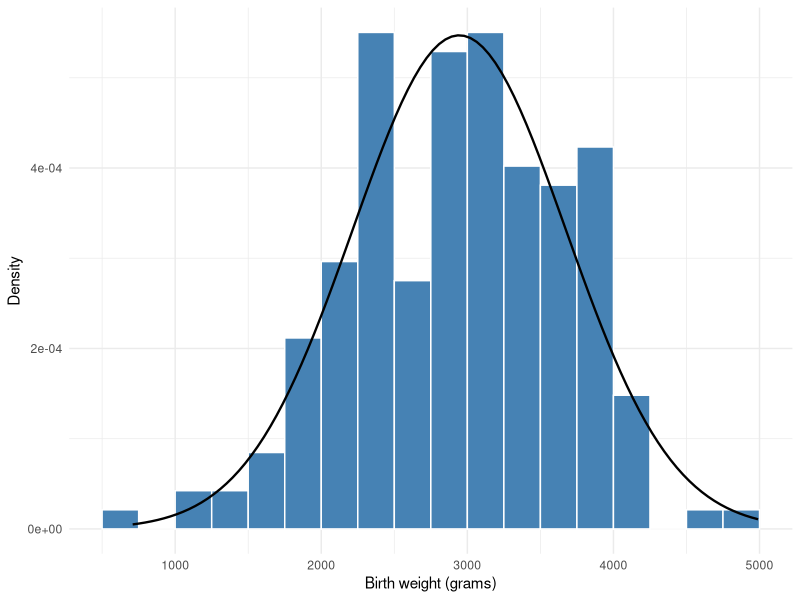
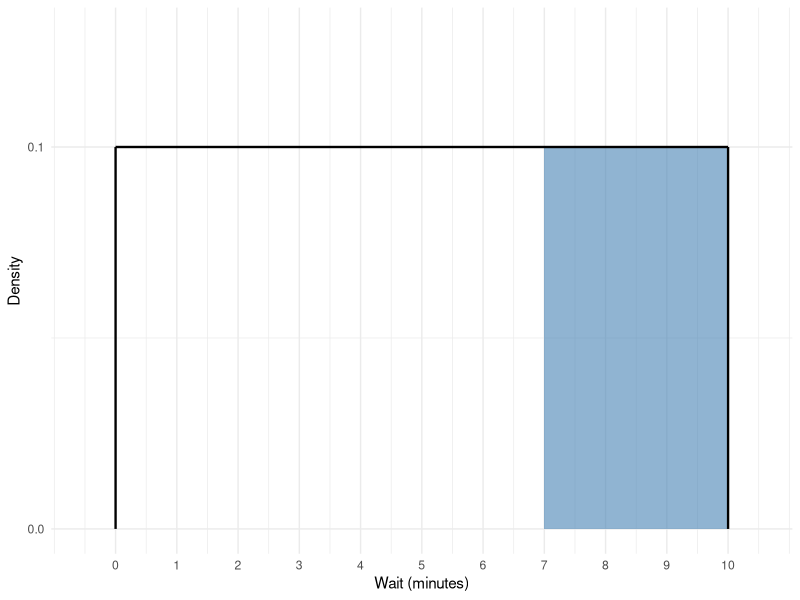
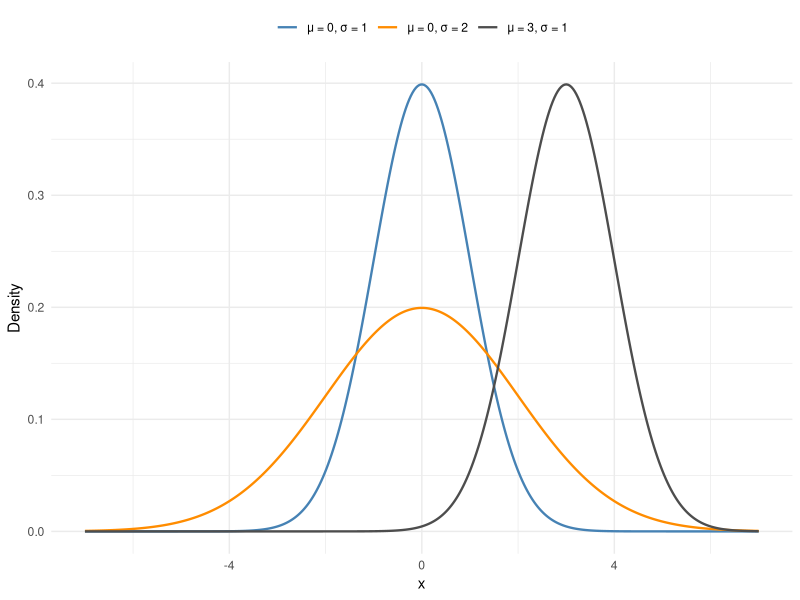
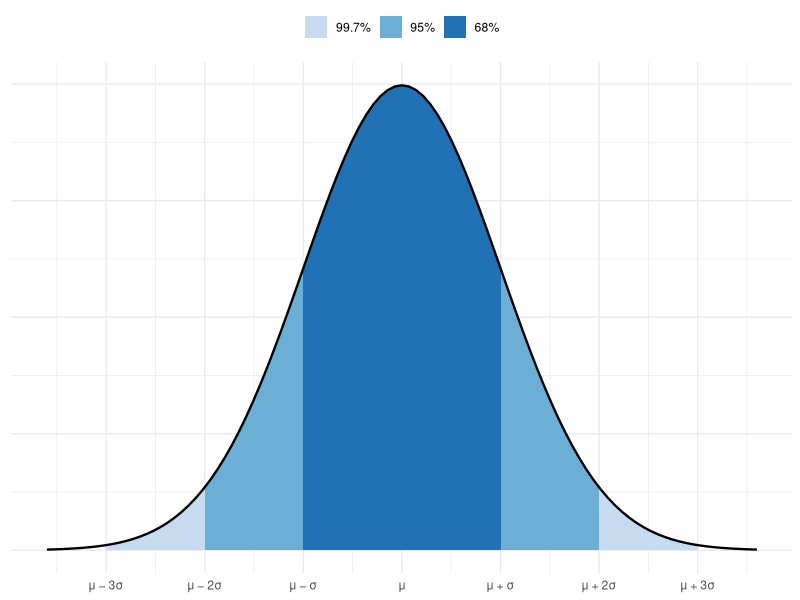
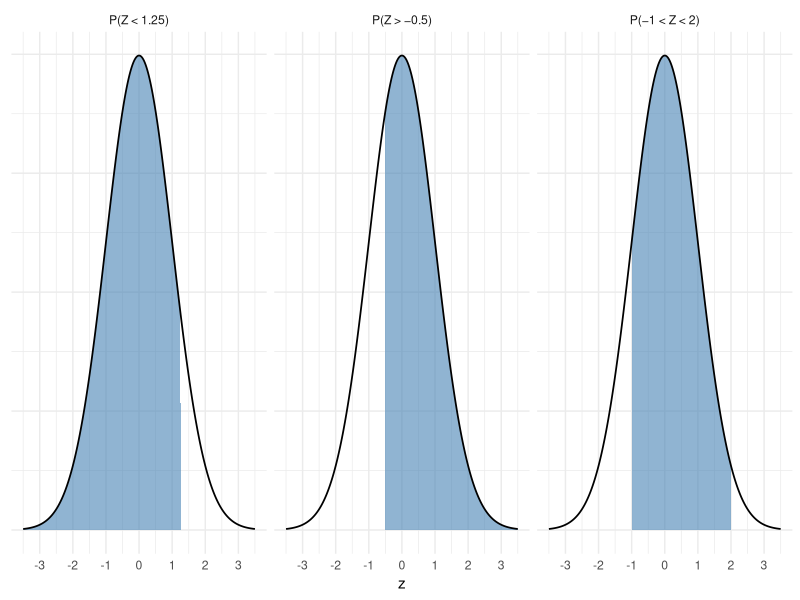
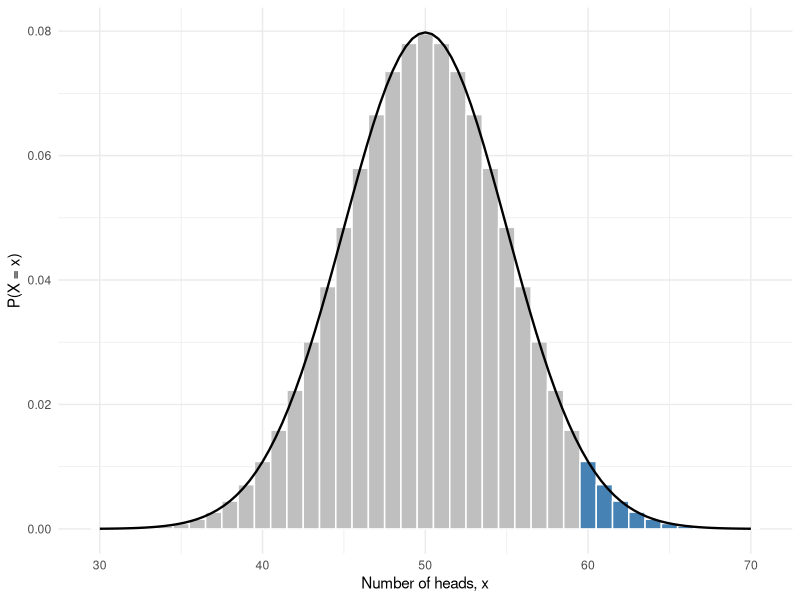
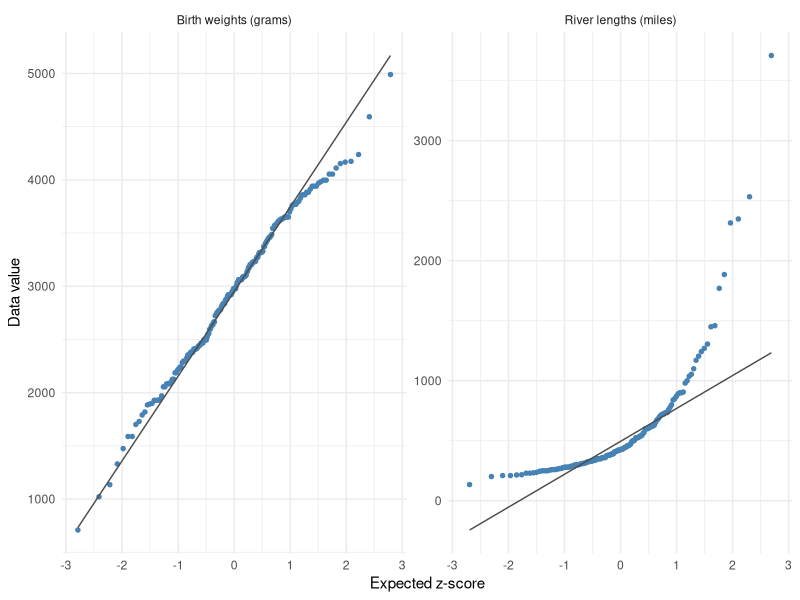

Write the R code that produced these figures, in order.
## ---- chunk 1
#| label: setup-normal
#| echo: false
library(ggplot2)
bwt <- MASS::birthwt$bwt
bwt_mean <- mean(bwt)
bwt_sd <- sd(bwt)
# share of the birth weights within 1, 2, and 3 standard deviations of the mean
within_k <- sapply(1:3, function(k) mean(abs(bwt - bwt_mean) < k * bwt_sd))
pct <- function(x) sprintf("%.1f%%", 100 * x)
f4 <- function(x) sprintf("%.4f", x)
## ---- chunk 2
#| label: fig-bwt-hist
#| fig-cap: "Birth weights of 189 babies, with a smooth density curve drawn over the histogram."
#| echo: false
#| fig-width: 6
#| fig-height: 3.2
ggplot(data.frame(bwt = bwt), aes(x = bwt)) +
  geom_histogram(aes(y = after_stat(density)), binwidth = 250, boundary = 0,
                 fill = "steelblue", colour = "white") +
  stat_function(fun = dnorm, args = list(mean = bwt_mean, sd = bwt_sd),
                linewidth = 0.8) +
  labs(x = "Birth weight (grams)", y = "Density") +
  theme_minimal()
## ---- chunk 3
#| label: fig-uniform
#| fig-cap: "The uniform distribution of a wait between 0 and 10 minutes. The shaded area is the probability of waiting more than 7 minutes."
#| echo: false
#| fig-width: 6
#| fig-height: 2.6
ggplot() +
  annotate("rect", xmin = 7, xmax = 10, ymin = 0, ymax = 0.1,
           fill = "steelblue", alpha = 0.6) +
  annotate("segment", x = c(0, 0, 10), xend = c(10, 0, 10),
           y = c(0.1, 0, 0), yend = c(0.1, 0.1, 0.1), linewidth = 0.8) +
  scale_x_continuous(breaks = 0:10, limits = c(-0.5, 10.5)) +
  scale_y_continuous(limits = c(0, 0.13), breaks = c(0, 0.1)) +
  labs(x = "Wait (minutes)", y = "Density") +
  theme_minimal()
## ---- chunk 4
#| label: fig-normal-family
#| fig-cap: "Three normal distributions. Changing $\\mu$ slides the curve left or right; changing $\\sigma$ makes it wider or narrower."
#| echo: false
#| fig-width: 6.5
#| fig-height: 3
family <- data.frame(mu = c(0, 0, 3), sigma = c(1, 2, 1))
family$label <- sprintf("μ = %g, σ = %g", family$mu, family$sigma)
curves <- do.call(rbind, lapply(seq_len(nrow(family)), function(i) {
  x <- seq(-7, 7, length.out = 400)
  data.frame(x = x, y = dnorm(x, family$mu[i], family$sigma[i]),
             label = family$label[i])
}))
ggplot(curves, aes(x = x, y = y, colour = label)) +
  geom_line(linewidth = 0.8) +
  scale_colour_manual(values = c("steelblue", "darkorange", "grey30")) +
  labs(x = "x", y = "Density", colour = NULL) +
  theme_minimal() +
  theme(legend.position = "top")
## ---- chunk 5
#| label: fig-empirical
#| fig-cap: "The 68-95-99.7 rule. The darkest band is within 1 standard deviation of the mean, then 2, then 3."
#| echo: false
#| fig-width: 6.5
#| fig-height: 3
bands <- do.call(rbind, lapply(3:1, function(k) {
  x <- seq(-k, k, length.out = 200)
  data.frame(x = x, y = dnorm(x), k = factor(k, levels = 3:1))
}))
ggplot() +
  geom_area(data = bands, aes(x = x, y = y, fill = k, group = k),
            position = "identity") +
  stat_function(fun = dnorm, xlim = c(-3.6, 3.6), linewidth = 0.8) +
  scale_fill_manual(values = c("#c6dbef", "#6baed6", "#2171b5"),
                    labels = c("99.7%", "95%", "68%"), name = NULL) +
  scale_x_continuous(breaks = -3:3,
                     labels = c("μ − 3σ", "μ − 2σ", "μ − σ", "μ",
                                "μ + σ", "μ + 2σ", "μ + 3σ")) +
  labs(x = NULL, y = NULL) +
  theme_minimal() +
  theme(axis.text.y = element_blank(), legend.position = "top")
## ---- chunk 6
#| label: fig-three-areas
#| fig-cap: "The three kinds of standard normal areas: to the left of 1.25, to the right of −0.5, and between −1 and 2."
#| echo: false
#| fig-width: 7.5
#| fig-height: 2.4
regions <- data.frame(
  panel = factor(c("P(Z < 1.25)", "P(Z > −0.5)", "P(−1 < Z < 2)"),
                 levels = c("P(Z < 1.25)", "P(Z > −0.5)", "P(−1 < Z < 2)")),
  from = c(-3.5, -0.5, -1), to = c(1.25, 3.5, 2))
shade <- do.call(rbind, lapply(seq_len(nrow(regions)), function(i) {
  x <- seq(regions$from[i], regions$to[i], length.out = 200)
  data.frame(x = x, y = dnorm(x), panel = regions$panel[i])
}))
curve_all <- merge(data.frame(x = seq(-3.5, 3.5, length.out = 300)),
                   data.frame(panel = regions$panel))
curve_all$y <- dnorm(curve_all$x)
ggplot() +
  geom_area(data = shade, aes(x = x, y = y), fill = "steelblue", alpha = 0.6) +
  geom_line(data = curve_all, aes(x = x, y = y), linewidth = 0.6) +
  facet_wrap(~panel) +
  scale_x_continuous(breaks = -3:3) +
  labs(x = "z", y = NULL) +
  theme_minimal() +
  theme(axis.text.y = element_blank())
## ---- chunk 7
#| label: setup-coin
#| echo: false
coin_exact <- sum(dbinom(60:100, 100, 0.5))
coin_cc <- pnorm(1.9, lower.tail = FALSE)
coin_plain <- pnorm(2, lower.tail = FALSE)
## ---- chunk 8
#| label: fig-coin-approx
#| fig-cap: "The binomial distribution of the number of heads in 100 flips of a fair coin, with the normal curve for $\\mu = 50$ and $\\sigma = 5$. The darker bars are 60 or more heads."
#| echo: false
#| fig-width: 6.5
#| fig-height: 3
coin <- data.frame(x = 30:70)
coin$p <- dbinom(coin$x, 100, 0.5)
coin$tail <- coin$x >= 60
ggplot(coin, aes(x = x, y = p)) +
  geom_col(aes(fill = tail), width = 1, colour = "white", show.legend = FALSE) +
  stat_function(fun = dnorm, args = list(mean = 50, sd = 5), linewidth = 0.8) +
  scale_fill_manual(values = c("grey75", "steelblue")) +
  labs(x = "Number of heads, x", y = "P(X = x)") +
  theme_minimal()
## ---- chunk 9
#| label: fig-qq
#| fig-cap: "Normal quantile plots of birth weights (left) and river lengths (right). Points close to the line suggest a normal distribution."
#| echo: false
#| fig-width: 7
#| fig-height: 3.2
qq <- rbind(data.frame(value = bwt, data = "Birth weights (grams)"),
            data.frame(value = rivers, data = "River lengths (miles)"))
ggplot(qq, aes(sample = value)) +
  stat_qq(colour = "steelblue", size = 1.2) +
  stat_qq_line(colour = "grey30") +
  facet_wrap(~data, scales = "free_y") +
  labs(x = "Expected z-score", y = "Data value") +
  theme_minimal()
